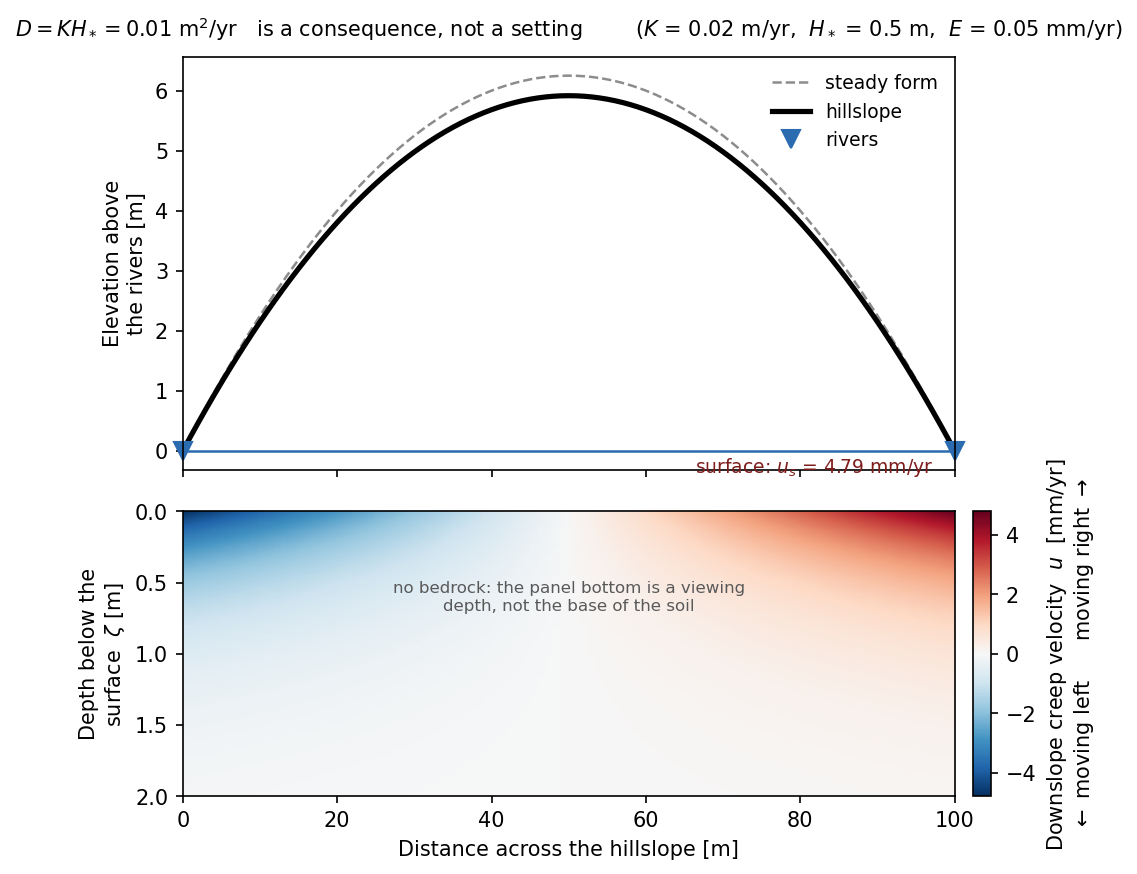

Here is the Python script that generated this plot:
"""The two-panel figure the interactive demo is built around.

Top: the hillslope at true vertical scale, with the steady parabola it chases.
Bottom: downslope creep velocity on its own depth axis, because the motion
happens over ~1 m while the hill has metres of relief (design 04).

    python3 examples/figure_two_panel.py --out hillcreep_two_panel.png
"""

import argparse

import matplotlib.pyplot as plt
import numpy as np
from matplotlib.colors import TwoSlopeNorm

from hillcreep import Hillslope

#: How deep the lower panel reaches, in e-folding depths.  A static figure has
#: a single H*, so unlike the interactive demo it can follow that H* directly:
#: the panel then looks the same whatever the model's scale, and always shows
#: the same 1 - exp(-4) = 98.2% of the flux.  The demo cannot do this, because
#: its axis would move while a student drags the slider (design 04).
ZETA_EFOLDINGS = 4.0
N_ZETA = 121


def main():
    p = argparse.ArgumentParser(description=__doc__)
    p.add_argument("--K", type=float, default=0.02, help="m/yr at unit slope")
    p.add_argument("--H-star", type=float, default=0.5, help="e-folding depth [m]")
    p.add_argument("--E", type=float, default=0.05, help="incision rate [mm/yr]")
    p.add_argument("--length", type=float, default=100.0, help="hillslope width [m]")
    p.add_argument("--kyr", type=float, default=300.0, help="run duration [kyr]")
    p.add_argument("--out", default="hillcreep_two_panel.png")
    a = p.parse_args()

    h = Hillslope(length=a.length, K=a.K, H_star=a.H_star,
                  incision_rate=a.E * 1e-3)
    h.run(a.kyr * 1e3)

    z_display = ZETA_EFOLDINGS * h.H_star
    zeta = np.linspace(0.0, z_display, N_ZETA)
    u = h.velocity_field(zeta) * 1e3                 # mm/yr
    u_max = np.max(np.abs(u))

    fig, (ax_z, ax_u) = plt.subplots(
        2, 1, figsize=(8.0, 6.4), sharex=True,
        gridspec_kw={"height_ratios": [1.45, 1.0], "hspace": 0.12})

    base = h.left.bed
    ax_z.plot(h.x, h.steady_profile() - base, "--", color="0.55", lw=1.2,
              label="steady form")
    ax_z.plot(h.x, h.z - base, "k-", lw=2.5, label="hillslope")
    ax_z.axhline(0.0, color="#2b6cb0", lw=1.2)
    ax_z.plot([h.x[0], h.x[-1]], [0.0, 0.0], "v", color="#2b6cb0", ms=9,
              clip_on=False, label="rivers")
    ax_z.set_ylabel("Elevation above\nthe rivers [m]")
    ax_z.legend(loc="upper right", frameon=False, fontsize=9)
    ax_z.set_title(
        "$D = K H_* = %.4g$ m$^2$/yr   is a consequence, not a setting"
        "        ($K$ = %.3g m/yr,  $H_*$ = %.2g m,  $E$ = %.3g mm/yr)"
        % (h.diffusivity, h.K, h.H_star, h.incision_rate * 1e3),
        fontsize=10, pad=10)

    mesh = ax_u.pcolormesh(
        h.x, zeta, u, cmap="RdBu_r", shading="gouraud",
        norm=TwoSlopeNorm(vmin=-u_max, vcenter=0.0, vmax=u_max))
    ax_u.invert_yaxis()
    ax_u.set_ylabel(r"Depth below the" "\n" r"surface  $\zeta$ [m]")
    ax_u.set_xlabel("Distance across the hillslope [m]")
    ax_u.set_xlim(h.x[0], h.x[-1])

    # Colorbar on the velocity panel only: it describes that panel, and
    # spanning both implies the topography is on the same scale.
    cb = fig.colorbar(mesh, ax=ax_u, pad=0.02, aspect=16)
    cb.set_label("Downslope creep velocity  $u$  [mm/yr]\n"
                 r"$\leftarrow$ moving left      moving right $\rightarrow$")

    ax_u.text(0.5 * h.length, 0.30 * z_display,
              "no bedrock: the panel bottom is a viewing\n"
              "depth, not the base of the soil",
              ha="center", va="center", fontsize=8, color="0.35")
    ax_u.annotate("surface: $u_s$ = %.2f mm/yr"
                  % (abs(h.surface_velocity()[-1]) * 1e3),
                  xy=(h.x[-1], 0.0), xytext=(-10, 16), textcoords="offset points",
                  ha="right", va="bottom", fontsize=9, color="#7f1d1d")

    ax_z.set_position([ax_z.get_position().x0, ax_z.get_position().y0,
                       ax_u.get_position().width, ax_z.get_position().height])

    fig.savefig(a.out, dpi=150, bbox_inches="tight")
    print("wrote %s" % a.out)
    print("  D = %.5g m2/yr, relief = %.3f m (steady %.3f m), u_s(toe) = %.3f mm/yr"
          % (h.diffusivity, h.z.max() - base, h.steady_profile().max() - base,
             abs(h.surface_velocity()[-1]) * 1e3))


if __name__ == "__main__":
    main()
